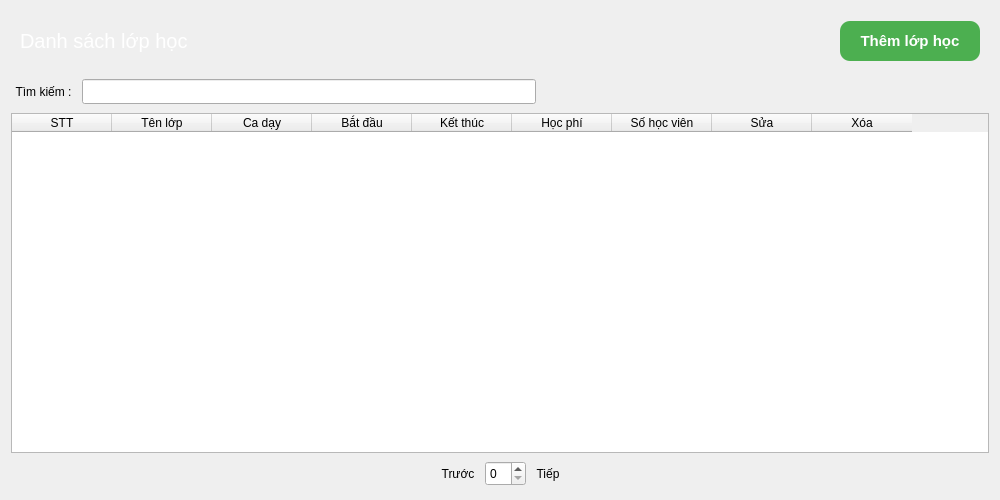
<?xml version="1.0" encoding="UTF-8"?>
<ui version="4.0">
 <class>FormSessionList</class>
 <widget class="QWidget" name="FormSessionList">
  <property name="geometry">
   <rect>
    <x>0</x>
    <y>0</y>
    <width>1000</width>
    <height>500</height>
   </rect>
  </property>
  <property name="windowTitle">
   <string>Form</string>
  </property>
  <layout class="QVBoxLayout" name="verticalLayout">
   <item>
    <widget class="QFrame" name="frmTitle">
     <property name="minimumSize">
      <size>
       <width>0</width>
       <height>60</height>
      </size>
     </property>
     <layout class="QHBoxLayout" name="horizontalLayout_4">
      <item>
       <widget class="QLabel" name="label_2">
        <property name="minimumSize">
         <size>
          <width>180</width>
          <height>0</height>
         </size>
        </property>
        <property name="styleSheet">
         <string notr="true">color: white; font-size: 20px;</string>
        </property>
        <property name="text">
         <string>Danh sách lớp học</string>
        </property>
       </widget>
      </item>
      <item>
       <spacer name="horizontalSpacer_5">
        <property name="orientation">
         <enum>Qt::Horizontal</enum>
        </property>
        <property name="sizeHint" stdset="0">
         <size>
          <width>40</width>
          <height>20</height>
         </size>
        </property>
       </spacer>
      </item>
      <item>
       <widget class="QToolButton" name="tbAddSession">
        <property name="minimumSize">
         <size>
          <width>140</width>
          <height>40</height>
         </size>
        </property>
        <property name="styleSheet">
         <string notr="true">border-radius: 10px; background: #4CAF50; color: white; font-size: 15px; font-weight: bold;</string>
        </property>
        <property name="text">
         <string>Thêm lớp học</string>
        </property>
        <property name="icon">
         <iconset resource="../../assets.qrc">
          <normaloff>:/assets/images/plus.png</normaloff>:/assets/images/plus.png</iconset>
        </property>
        <property name="toolButtonStyle">
         <enum>Qt::ToolButtonTextBesideIcon</enum>
        </property>
       </widget>
      </item>
     </layout>
    </widget>
   </item>
   <item>
    <layout class="QHBoxLayout" name="horizontalLayout_6">
     <item>
      <widget class="QToolButton" name="toolButton_7">
       <property name="minimumSize">
        <size>
         <width>0</width>
         <height>30</height>
        </size>
       </property>
       <property name="styleSheet">
        <string notr="true">background: transparent; border: none;</string>
       </property>
       <property name="text">
        <string>Tìm kiếm :</string>
       </property>
       <property name="icon">
        <iconset resource="../../assets.qrc">
         <normaloff>:/assets/images/search.png</normaloff>:/assets/images/search.png</iconset>
       </property>
       <property name="toolButtonStyle">
        <enum>Qt::ToolButtonTextBesideIcon</enum>
       </property>
      </widget>
     </item>
     <item>
      <widget class="QLineEdit" name="leSearchSession">
       <property name="minimumSize">
        <size>
         <width>0</width>
         <height>25</height>
        </size>
       </property>
      </widget>
     </item>
     <item>
      <spacer name="horizontalSpacer_8">
       <property name="orientation">
        <enum>Qt::Horizontal</enum>
       </property>
       <property name="sizeHint" stdset="0">
        <size>
         <width>40</width>
         <height>20</height>
        </size>
       </property>
      </spacer>
     </item>
    </layout>
   </item>
   <item>
    <widget class="QTableWidget" name="tableWidget">
     <column>
      <property name="text">
       <string>STT</string>
      </property>
     </column>
     <column>
      <property name="text">
       <string>Tên lớp</string>
      </property>
     </column>
     <column>
      <property name="text">
       <string>Ca dạy</string>
      </property>
     </column>
     <column>
      <property name="text">
       <string>Bắt đầu</string>
      </property>
     </column>
     <column>
      <property name="text">
       <string>Kết thúc</string>
      </property>
     </column>
     <column>
      <property name="text">
       <string>Học phí</string>
      </property>
     </column>
     <column>
      <property name="text">
       <string>Số học viên</string>
      </property>
     </column>
     <column>
      <property name="text">
       <string>Sửa</string>
      </property>
     </column>
     <column>
      <property name="text">
       <string>Xóa</string>
      </property>
     </column>
    </widget>
   </item>
   <item>
    <layout class="QHBoxLayout" name="horizontalLayout_5">
     <item>
      <spacer name="horizontalSpacer_6">
       <property name="orientation">
        <enum>Qt::Horizontal</enum>
       </property>
       <property name="sizeHint" stdset="0">
        <size>
         <width>40</width>
         <height>20</height>
        </size>
       </property>
      </spacer>
     </item>
     <item>
      <widget class="QToolButton" name="toolButton_5">
       <property name="minimumSize">
        <size>
         <width>0</width>
         <height>30</height>
        </size>
       </property>
       <property name="styleSheet">
        <string notr="true">border: none;</string>
       </property>
       <property name="text">
        <string>Trước</string>
       </property>
       <property name="icon">
        <iconset resource="../../assets.qrc">
         <normaloff>:/assets/images/prev-page.png</normaloff>:/assets/images/prev-page.png</iconset>
       </property>
       <property name="toolButtonStyle">
        <enum>Qt::ToolButtonTextBesideIcon</enum>
       </property>
      </widget>
     </item>
     <item>
      <widget class="QSpinBox" name="spinBox_2">
       <property name="minimumSize">
        <size>
         <width>0</width>
         <height>25</height>
        </size>
       </property>
      </widget>
     </item>
     <item>
      <widget class="QToolButton" name="toolButton_6">
       <property name="minimumSize">
        <size>
         <width>0</width>
         <height>30</height>
        </size>
       </property>
       <property name="layoutDirection">
        <enum>Qt::RightToLeft</enum>
       </property>
       <property name="styleSheet">
        <string notr="true">border: none;</string>
       </property>
       <property name="text">
        <string>Tiếp</string>
       </property>
       <property name="icon">
        <iconset resource="../../assets.qrc">
         <normaloff>:/assets/images/next-page.png</normaloff>:/assets/images/next-page.png</iconset>
       </property>
       <property name="toolButtonStyle">
        <enum>Qt::ToolButtonTextBesideIcon</enum>
       </property>
      </widget>
     </item>
     <item>
      <spacer name="horizontalSpacer_7">
       <property name="orientation">
        <enum>Qt::Horizontal</enum>
       </property>
       <property name="sizeHint" stdset="0">
        <size>
         <width>40</width>
         <height>20</height>
        </size>
       </property>
      </spacer>
     </item>
    </layout>
   </item>
  </layout>
 </widget>
 <resources>
  <include location="../../assets.qrc"/>
 </resources>
 <connections/>
</ui>
